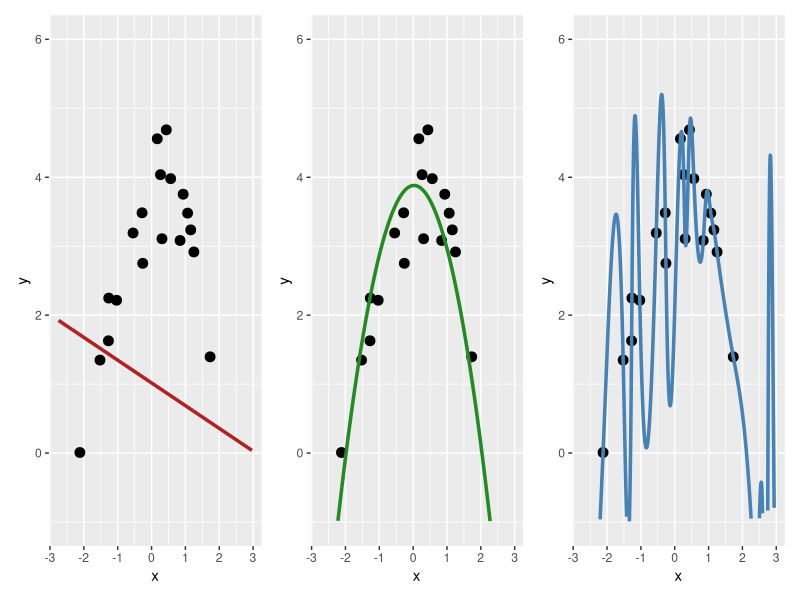
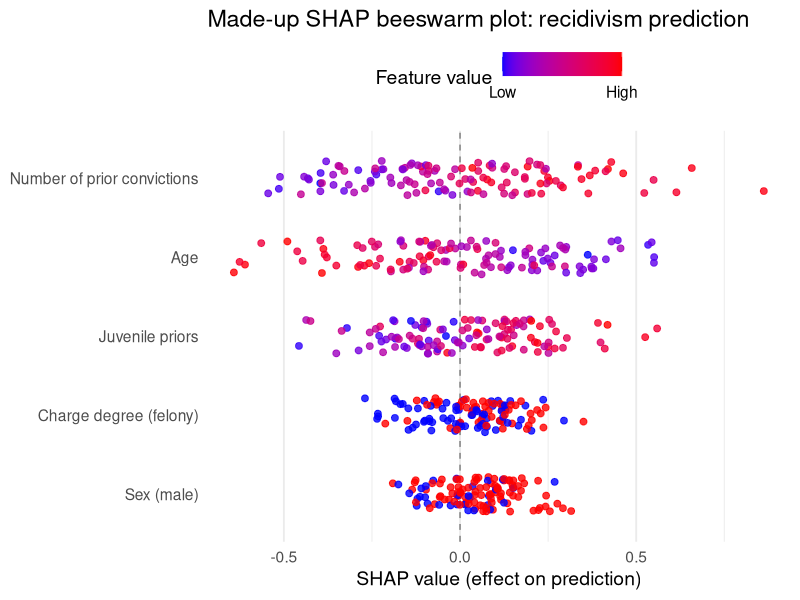
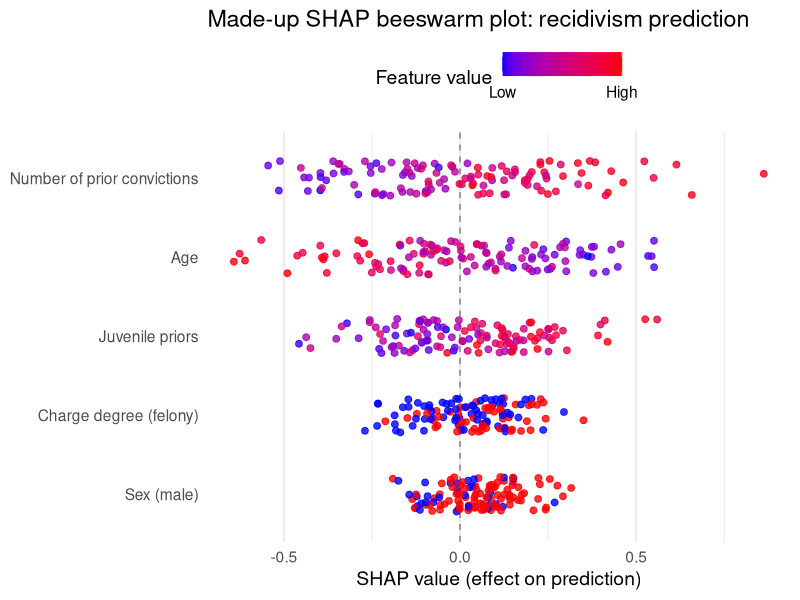
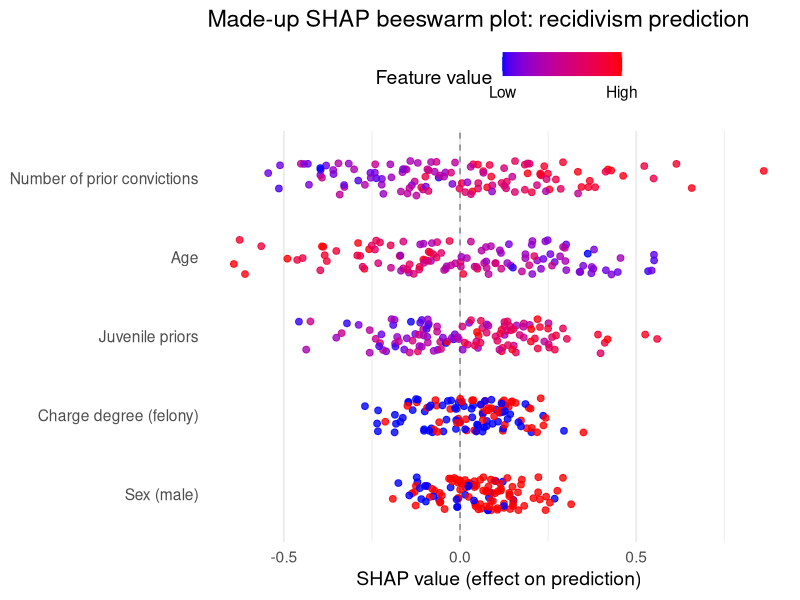
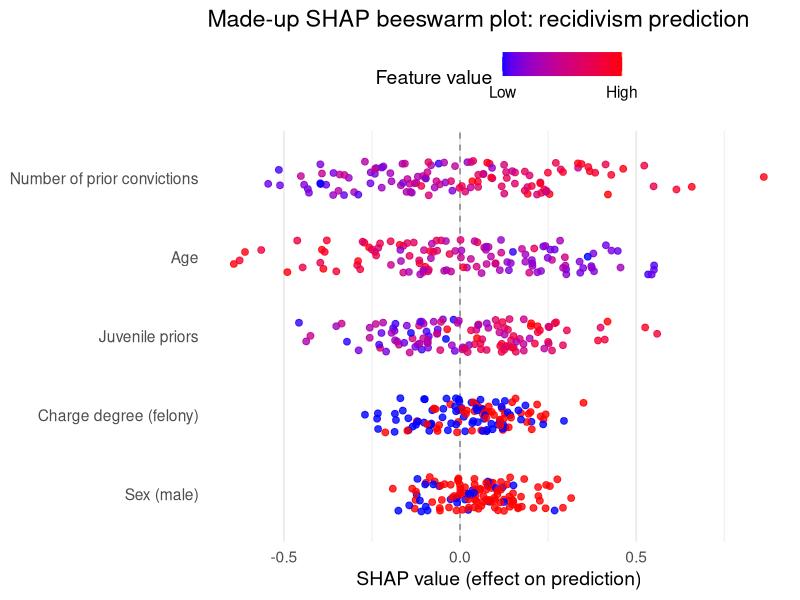

Write the R code that produced these figures, in order.
## ---- chunk 1
library(tidyverse)
library(patchwork)

set.seed(123)

n <- 30

x <- sort(runif(n, -3, 3))

# Strong nonlinear signal
y_true <- 4 - x^2

# Add noise
y <- y_true + rnorm(n, sd = 0.7)

df <- tibble(x, y)

# Models
fit_under <- lm(y ~ x, data = df)
fit_good  <- lm(y ~ poly(x, 2, raw = TRUE), data = df)

# Interpolation spline (passes through every point)
fit_over <- splinefun(x, y, method = "periodic")

grid <- tibble(
  x = seq(min(x), max(x), length.out = 1000)
)

grid <- grid %>%
  mutate(
    under = predict(fit_under, .),
    good  = predict(fit_good, .),
    over  = fit_over(x),
    truth = 4 - x^2
  )


theme_my <- theme_minimal(base_size = 13)

p1 <- ggplot(df, aes(x, y)) +
  geom_point(size = 3) + ylim(c(-1,6)) + 
  geom_line(data = grid, aes(y = under),
            colour = "firebrick", linewidth = 1.2) 
  

 p2 <- ggplot(df, aes(x, y)) +
    geom_point(size = 3) + ylim(c(-1,6)) + 
   geom_line(data = grid, aes(y = good),
            colour = "forestgreen", linewidth = 1.2) 
 

p3 <- ggplot(df, aes(x, y)) +
  geom_point(size = 3) + ylim(c(-1,6)) + 
  geom_line(data = grid, aes(y = over),
            colour = "steelblue", linewidth = 1.2) 



## ---- chunk 2
#| echo: false
#| fig-width: 12
#| fig-height: 4

p1 | p2 | p3
## ---- chunk 3

library(dplyr)
library(ggplot2)

set.seed(123)

n <- 120

# Fake SHAP-like data
df <- bind_rows(
  tibble(
    feature = "Number of prior convictions",
    value = runif(n, 0, 15),
    shap = 0.18 * scale(value)[,1] + rnorm(n, 0, 0.18)
  ),
  tibble(
    feature = "Age",
    value = runif(n, 18, 70),
    shap = -0.22 * scale(value)[,1] + rnorm(n, 0, 0.15)
  ),
  tibble(
    feature = "Juvenile priors",
    value = runif(n, 0, 8),
    shap = 0.14 * scale(value)[,1] + rnorm(n, 0, 0.16)
  ),
  tibble(
    feature = "Charge degree (felony)",
    value = rbinom(n, 1, 0.45),
    shap = 0.10 * value + rnorm(n, 0, 0.12)
  ),
  tibble(
    feature = "Sex (male)",
    value = rbinom(n, 1, 0.75),
    shap = 0.06 * value + rnorm(n, 0, 0.10)
  )
) %>%
  group_by(feature) %>%
  mutate(
    # rescale within feature so colour goes from low (blue) to high (red)
    value_scaled = (value - min(value)) / (max(value) - min(value))
  ) %>%
  ungroup()

# Order features by average absolute SHAP
feature_order <- df %>%
  group_by(feature) %>%
  summarise(mean_abs_shap = mean(abs(shap))) %>%
  arrange(mean_abs_shap) %>%
  pull(feature)

df$feature <- factor(df$feature, levels = feature_order)

p <- ggplot(df, aes(x = shap, y = feature, colour = value_scaled)) +
  geom_vline(xintercept = 0, linetype = "dashed", colour = "grey50") +
  geom_jitter(height = 0.22, width = 0, alpha = 0.8, size = 2) +
  scale_colour_gradient(
    low = "blue",
    high = "red",
    name = "Feature value",
    labels = c("Low", "High"),
    breaks = c(0, 1)
  ) +
  labs(
    title = "Made-up SHAP beeswarm plot: recidivism prediction",
    x = "SHAP value (effect on prediction)",
    y = NULL
  ) +
  theme_minimal(base_size = 14) +
  theme(
    legend.position = "top",
    panel.grid.major.y = element_blank()
  )

p

## ---- chunk 4

p

## ---- chunk 5

p

## ---- chunk 6

p
